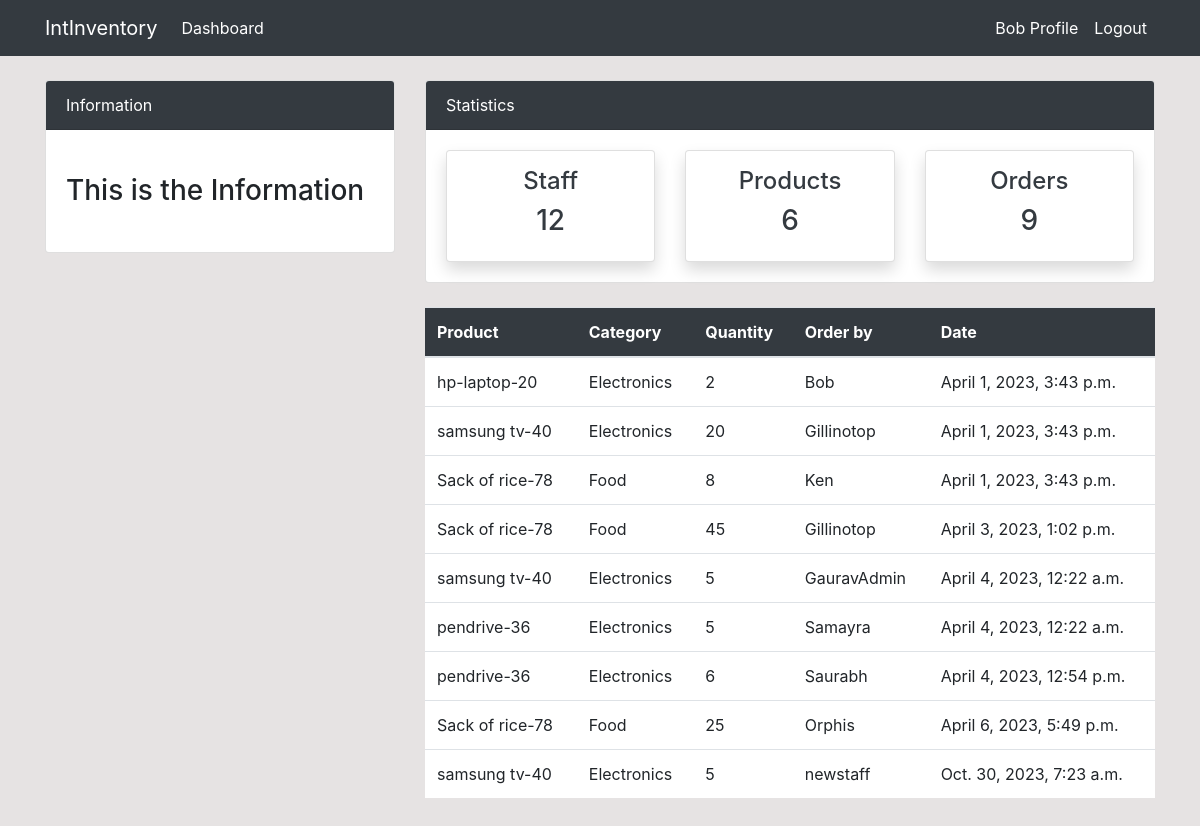
Page /order/ (signed in) on the committed database.
### dashboard/models.py (models this page shows, shortened)
class Order(models.Model):
    product = models.ForeignKey(Product, on_delete=models.CASCADE,null=True)
    staff = models.ForeignKey(User, models.CASCADE,null=True)
    order_quantity = models.PositiveIntegerField(null=True)
    date = models.DateTimeField(auto_now_add=True)

class Product(models.Model):
    name = models.CharField(max_length=100, null=True)
    category = models.CharField(max_length=20, choices=CATEGORY, null=True)
    quantity = models.PositiveIntegerField(null=True)
    class Meta:
        verbose_name_plural = "Product"
    def __str__(self):
        return f'{self.name}-{self.quantity}'

### dashboard/views.py (the view)
# urls.py: path('order/', views.order, name='dashboard-order'),
@login_required(login_url="user-login")
def order(request):
    orders = Order.objects.all()
    orders_count = orders.count()
    workers_count  = User.objects.all().count()
    product_count = Product.objects.all().count()
    context = {
        'orders': orders,
        'workers_count': workers_count,
        'orders_count': orders_count,
        'product_count':product_count
    }
    return render(request, 'dashboard/order.html',context)

### templates/dashboard/order.html (shortened to what this page needs)
{% extends 'partials/base.html' %}
{% block content %}
{% include 'partials/topnav.html' %}
<div class="container">
    <div class="row my-4">
        <div class="col-md-4">
        </div>
        <div class="col-md-8">
            <table class="table bg-white">
                <thead class="bg-dark">
                    <tr class="text-white">
                        <th scope="col">Product</th>
                        <th scope="col">Category</th>
                        <th scope="col">Quantity</th>
                        <th scope="col">Order by</th>
                        <th scope="col">Date</th>
                    </tr>
                </thead>
                <tbody>
                    {% for orders in orders %}
                    <tr>
                        <td>{{orders.product}}</td>
                        <td>{{orders.product.category}}</td>
                        <td>{{orders.order_quantity}}</td>
                        <td>
                            {{orders.staff}}
                        </td>
                        <td>
                            {{orders.date}}
                        </td>
                    </tr>
                    {% endfor %}
            </table>
        </div>
    </div>
</div>
{% endblock %}

### templates/partials/nav.html (shortened to what this page needs)
<nav class="navbar navbar-expand-lg navbar-info bg-dark">
    {% if user.is_authenticated %}
    <div class="container">
        <a class="navbar-brand text-white" href="index.html">IntInventory</a>
        <div class="collapse navbar-collapse" id="navbarSupportedContent">
            <ul class="navbar-nav mr-auto">
                <li class="nav-item active">
                    <a class="nav-link text-white" href="{% url 'dashboard-index' %}">Dashboard </a>
                </li>
            </ul>
            <ul class="navbar-nav ml-auto">
                <li class="nav-item active">
                    <a class="nav-link text-white" href="{% url 'user-profile' %}">{{ user.username }} Profile </a>
                </li>
                <li class="nav-item">
                    <a class="nav-link text-white" href="{% url 'user-logout' %}">Logout</a>
                </li>
            </ul>
            {% endif %}
        </div>
    </div>
</nav>

### static/style.css (style rules this page uses)
body { background: rgb(230, 227, 227); }

### rows in the picture
Order: product "hp-laptop-20", product.category "Electronics", order_quantity "2", staff "Bob", date "April 1, 2023, 3:43 p.m."
Order: product "samsung tv-40", product.category "Electronics", order_quantity "20", staff "Gillinotop", date "April 1, 2023, 3:43 p.m."
Order: product "Sack of rice-78", product.category "Food", order_quantity "8", staff "Ken", date "April 1, 2023, 3:43 p.m."
Order: product "Sack of rice-78", product.category "Food", order_quantity "45", staff "Gillinotop", date "April 3, 2023, 1:02 p.m."
Order: product "samsung tv-40", product.category "Electronics", order_quantity "5", staff "GauravAdmin", date "April 4, 2023, 12:22 a.m."
Order: product "pendrive-36", product.category "Electronics", order_quantity "5", staff "Samayra", date "April 4, 2023, 12:22 a.m."
Order: product "pendrive-36", product.category "Electronics", order_quantity "6", staff "Saurabh", date "April 4, 2023, 12:54 p.m."
Order: product "Sack of rice-78", product.category "Food", order_quantity "25", staff "Orphis", date "April 6, 2023, 5:49 p.m."
Order: product "samsung tv-40", product.category "Electronics", order_quantity "5", staff "newstaff", date "Oct. 30, 2023, 7:23 a.m."

### other values in the picture
{{ user.username }} "Bob"
{{ workers_count }} "12"
{{ product_count }} "6"
{{ orders_count }} "9"
